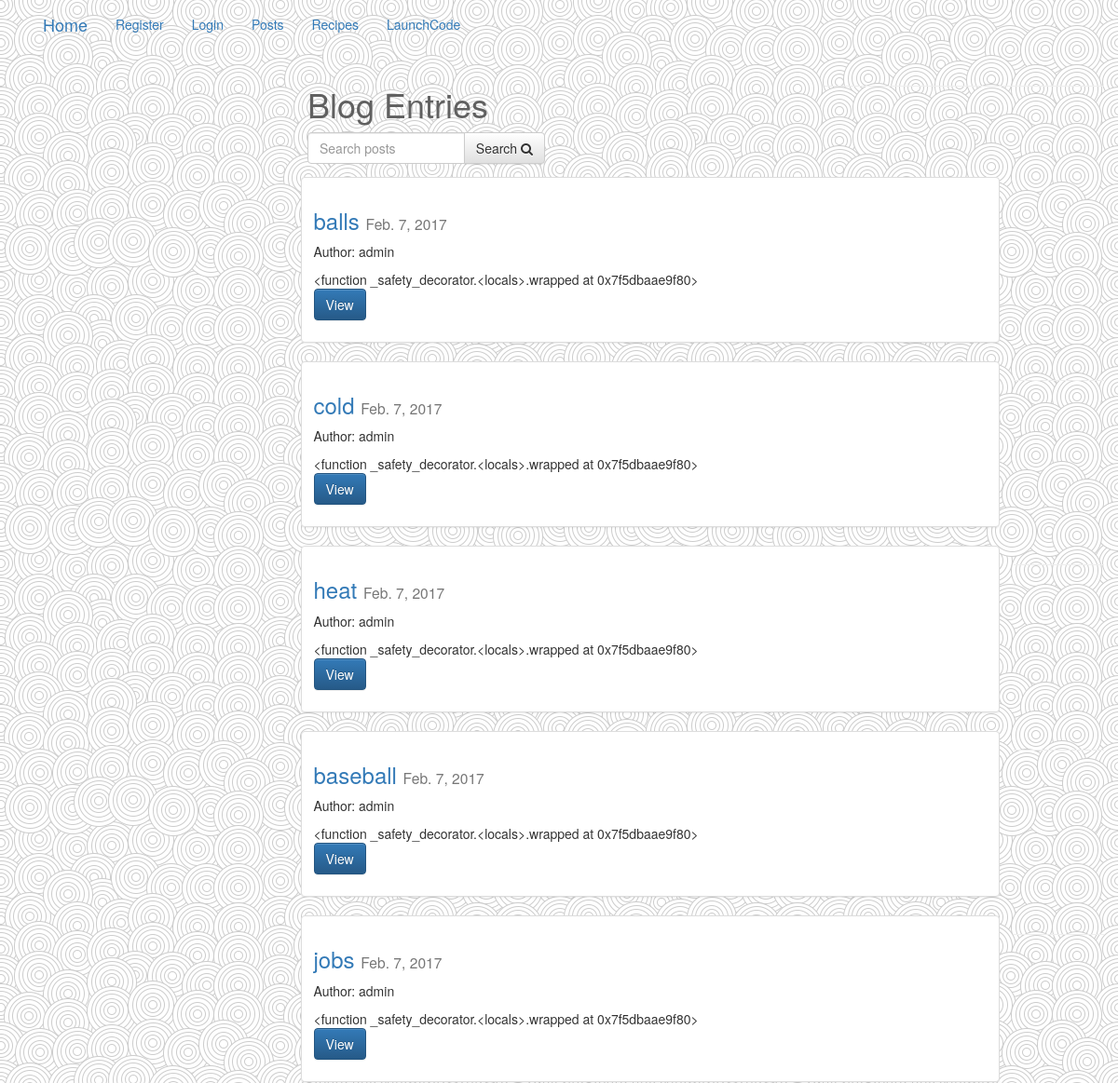
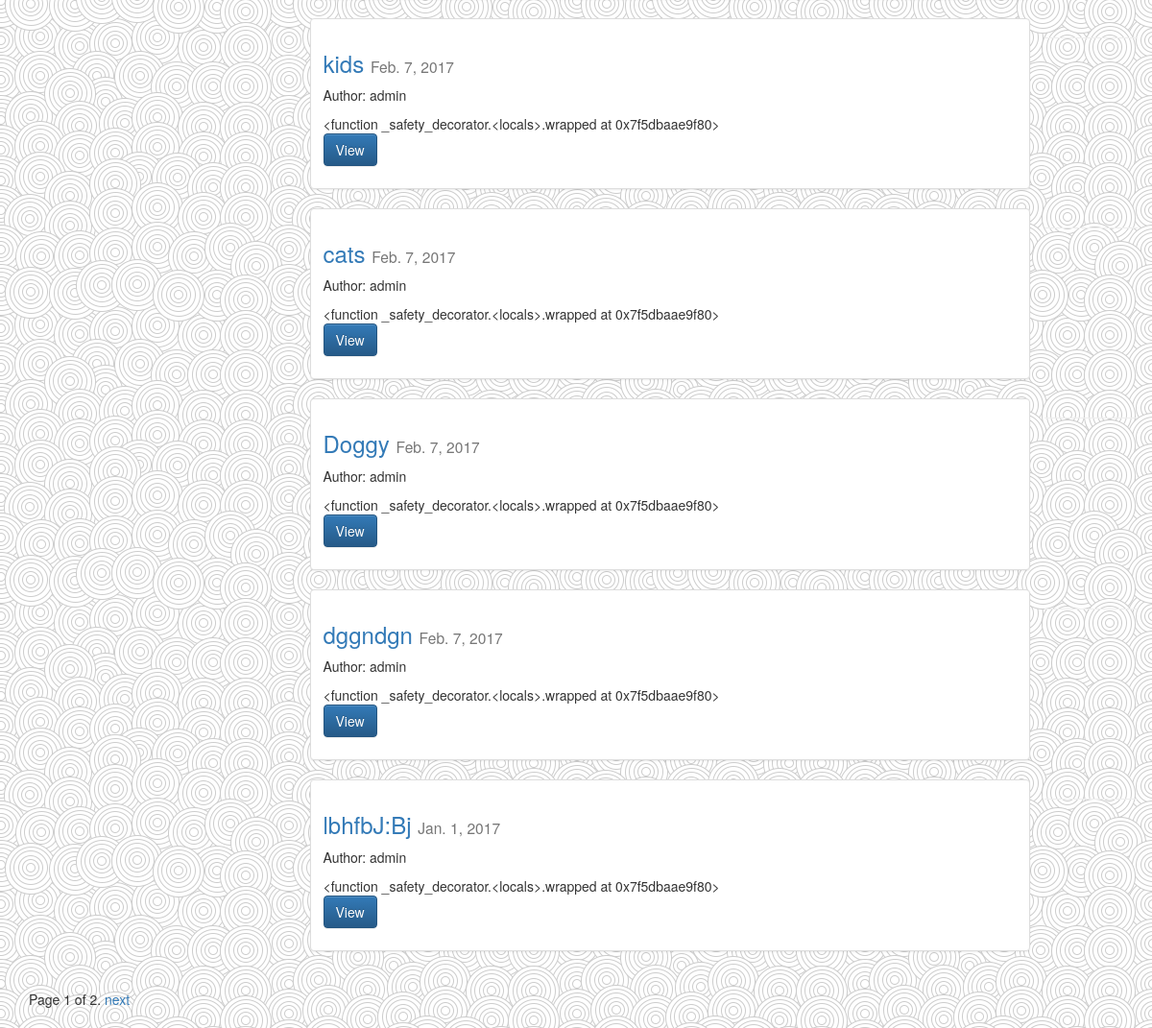
Page /list/?page=1 on the committed database (2 pictures, top to bottom).
### posts/models.py (models this page shows, shortened)
class Post(models.Model):
    user = models.ForeignKey(settings.AUTH_USER_MODEL, default=1)
    title = models.CharField(max_length=150)
    slug = models.SlugField(unique=True) #creates url based on title of model rather than pk -- delete all media files and db as well
    image = models.ImageField(upload_to=upload_location,
            null=True,
            blank=True,
            width_field="width_field",
            height_field="height_field")
    height_field = models.IntegerField(default=0)
    width_field = models.IntegerField(default=0)
    content = models.TextField()
    draft = models.BooleanField(default=False)
    publish = models.DateField(auto_now=False, auto_now_add=False)
    read_time = models.IntegerField(default=0)
    updated = models.DateTimeField(auto_now=True, auto_now_add=False)
    timestamp = models.DateTimeField(auto_now=False, auto_now_add=True)
    objects = PostManager() #instantiating PostManager into model
    def get_absolute_url(self):
        return reverse("posts:detail", kwargs={"slug": self.slug}) #should be slug not "id"
    class Meta:
        ordering = ["-timestamp", "-updated"]
    def get_markdown(self):
        content = self.content
        markdown_text = markdown(content)
        return mark_safe(markdown_text)

### posts/views.py (the view, shortened to what this page needs)
# urls.py: url(r'^list/$', post_list, name='list'),
def post_list(request):
    today = timezone.now().date
    queryset_list = Post.objects.active()#filter(draft=False).filter(publish__lte=timezone.now())#all()  # .order_by("-timestamp") --changed in models with class meta instead
    if request.user.is_staff or request.user.is_superuser:
        queryset_list = Post.objects.all() #allows all posts (draft and future) to be seen
    query = request.GET.get("q")
    paginator = Paginator(queryset_list, 10)  # Show 25 contacts per page
    page_request_var = "page"
    page = request.GET.get(page_request_var)
    try:
        queryset = paginator.page(page)
    except PageNotAnInteger:
        queryset = paginator.page(1)
    except EmptyPage:
        queryset = paginator.page(paginator.num_pages)
    context = {
        'object_list': queryset,
        "title": "List",
        "page_request_var": page_request_var,
        "today": today,
    }
    return render(request, "post_list.html", context)

### posts/models.py (called while the page is built)
    def active(self, *args, **kwargs): #overriding the default all so that objects.all doesn't include draft & published in future
        return super(PostManager, self).filter(draft=False).filter(publish__lte=timezone.now())

### templates/post_list.html (shortened to what this page needs)
{% extends "base.html" %}
{% block content %}
<div class="col-sm-6 col-sm-offset-3">
	<h1>Blog Entries</h1>
<form method="GET" action="" class="row">
    <div class="col-sm-6">
    <div class="input-group">
        <input class="form-control" type="text" name="q" placeholder="Search posts" value="{{ request.GET.q }}"/>
        <span class="input-group-btn">
            <button class="btn btn-default" type="submit">Search <i class="fa fa-search"></i></button>
        </span>
    </div>
    </div>
</form>
</div>
{% for obj in object_list %}
<div class="row">
	<div class="col-sm-8 col-sm-offset-3">
	<div class="thumbnail">
		<div class="caption post-detail-item">
		<h3><a href='{{ obj.get_absolute_url }}'>{{ obj.title }}</a> <small>{{ obj.publish}}</small> </h3>
            <p>Author: {{ obj.user }}</p>
            {{ obj.get_markdown|truncatechars_html:65 }}
		    <p><a href="{{ obj.get_absolute_url }}" class="btn btn-primary" role="button">View</a></p>
		</div>
	</div>
</div>
<hr/>
</div>
{% endfor %}
<div class="pagination">
    <span class="step-links">
        <span class="current">
            Page {{ object_list.number }} of {{ object_list.paginator.num_pages }}.
        </span>
        {% if object_list.has_next %}
            <a href="?{{ page_request_var }}={{ object_list.next_page_number }}{% if request.GET.q %}&q={{ request.GET.q }}{% endif %}">next</a>
        {% endif %}
    </span>
</div>
</div>
{% endblock content %}

### static/css/base.css (style rules this page uses)
h1 { color: #606060; }
h3 { color: #606060; }
body { background-image: url("swirl_pattern.png"); background size: 50%; }

### rows in the picture
Post: title "balls", publish "Feb. 7, 2017", user "admin", get_markdown "<function _safety_decorator.<locals>.wrapped at 0x7f5dbaae9f80>"
Post: title "cold", publish "Feb. 7, 2017", user "admin", get_markdown "<function _safety_decorator.<locals>.wrapped at 0x7f5dbaae9f80>"
Post: title "heat", publish "Feb. 7, 2017", user "admin", get_markdown "<function _safety_decorator.<locals>.wrapped at 0x7f5dbaae9f80>"
Post: title "baseball", publish "Feb. 7, 2017", user "admin", get_markdown "<function _safety_decorator.<locals>.wrapped at 0x7f5dbaae9f80>"
Post: title "jobs", publish "Feb. 7, 2017", user "admin", get_markdown "<function _safety_decorator.<locals>.wrapped at 0x7f5dbaae9f80>"
Post: title "kids", publish "Feb. 7, 2017", user "admin", get_markdown "<function _safety_decorator.<locals>.wrapped at 0x7f5dbaae9f80>"
Post: title "cats", publish "Feb. 7, 2017", user "admin", get_markdown "<function _safety_decorator.<locals>.wrapped at 0x7f5dbaae9f80>"
Post: title "Doggy", publish "Feb. 7, 2017", user "admin", get_markdown "<function _safety_decorator.<locals>.wrapped at 0x7f5dbaae9f80>"
Post: title "dggndgn", publish "Feb. 7, 2017", user "admin", get_markdown "<function _safety_decorator.<locals>.wrapped at 0x7f5dbaae9f80>"
Post: title "lbhfbJ:Bj", publish "Jan. 1, 2017", user "admin", get_markdown "<function _safety_decorator.<locals>.wrapped at 0x7f5dbaae9f80>"

### other values in the picture
{{ object_list.number }} "1"
{{ object_list.paginator.num_pages }} "2"
